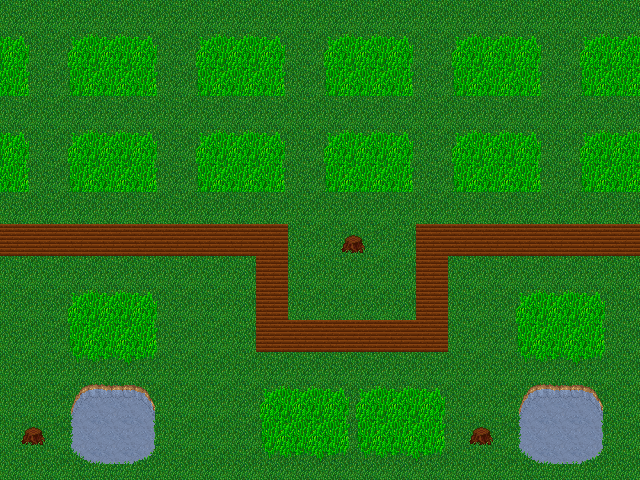

The image is a tile-based game level rendered from a .tmx file. Its description and complete source (layers, tilesets, objects, tile grids) follow:
An orthogonal 20x15 tile map with 32x32 px tiles, 1 tile layer (map).

<map version="1.0" orientation="orthogonal" width="20" height="15" tilewidth="32" tileheight="32">
 <tileset firstgid="1" name="map2" tilewidth="32" tileheight="32">
  <image source="map7Tiles.png" width="512" height="512" />
 </tileset>
 <layer name="map" width="20" height="15">
  <data encoding="csv">
1,1,1,1,1,1,1,1,1,1,1,1,1,1,1,1,1,1,1,1,
69,1,67,68,69,1,67,68,69,1,67,68,69,1,67,68,69,1,67,68,
85,1,83,84,85,1,83,84,85,1,83,84,85,1,83,84,85,1,83,84,
1,1,1,1,1,1,1,1,1,1,1,1,1,1,1,1,1,1,1,1,
69,1,67,68,69,1,67,68,69,1,67,68,69,1,67,68,69,1,67,68,
85,1,83,84,85,1,83,84,85,1,83,84,85,1,83,84,85,1,83,84,
1,1,1,1,1,1,1,1,1,1,1,1,1,1,1,1,1,1,1,1,
40,40,40,40,40,40,40,40,40,1,41,42,1,40,40,40,40,40,40,40,
1,1,1,1,1,1,1,1,40,1,1,1,1,40,1,1,1,1,1,1,
1,1,67,68,69,1,1,1,40,1,1,1,1,40,1,1,67,68,69,1,
1,1,83,84,85,1,1,1,40,40,40,40,40,40,1,1,83,84,85,1,
1,1,99,100,101,1,1,1,1,1,1,1,1,1,1,1,99,100,101,1,
1,1,70,71,72,1,1,1,67,68,69,67,68,69,1,1,70,71,72,1,
41,42,86,87,88,1,1,1,83,84,85,83,84,85,41,42,86,87,88,1,
1,1,102,103,104,1,1,1,99,100,101,99,100,101,1,1,102,103,104,1
</data>
 </layer>
</map>
